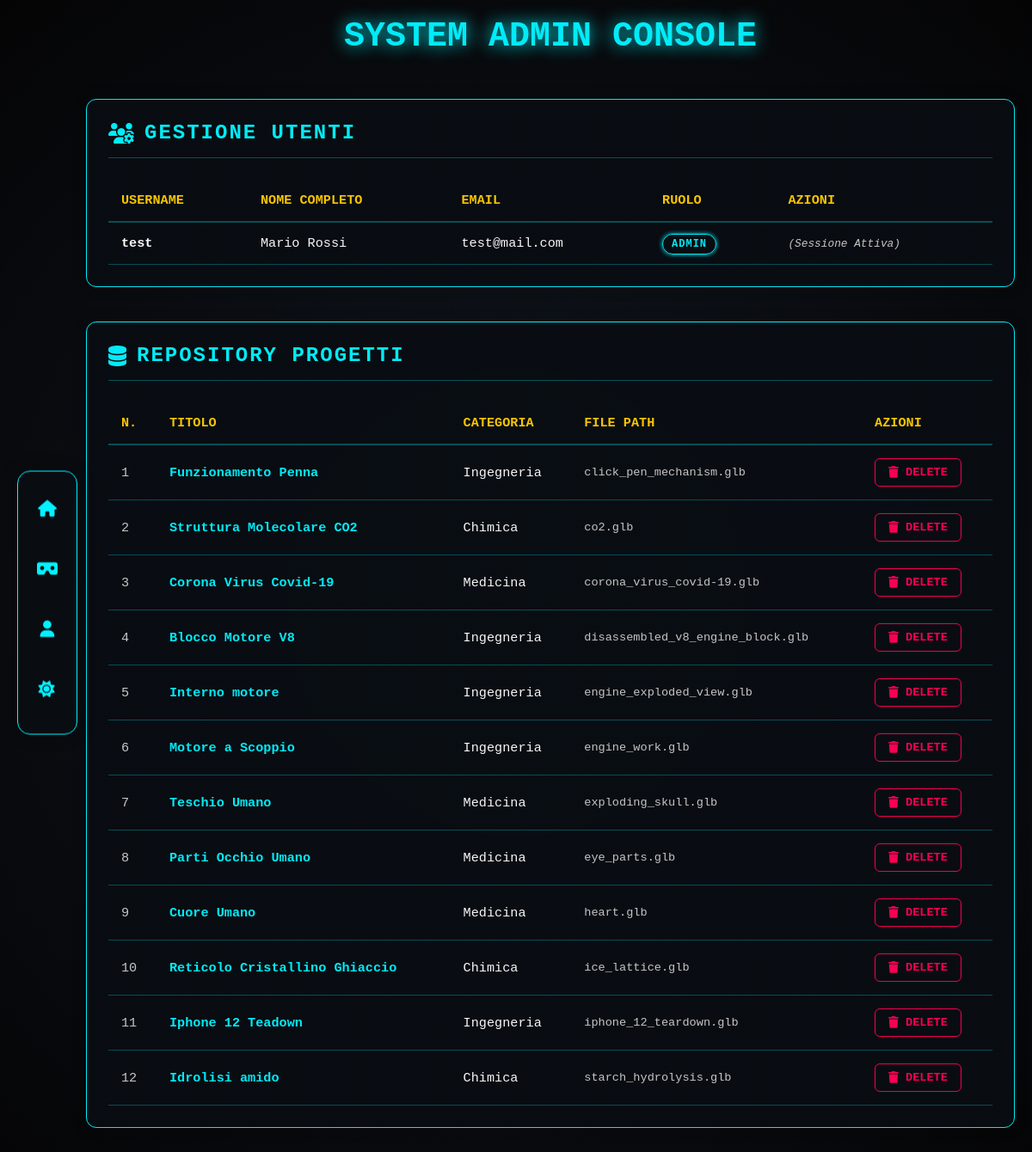
Screenshot of /login/admin.php (signed in) with the database file from the repository.
### tables this page shows
CREATE TABLE `utenti` (
  `Username` varchar(50) NOT NULL,
  `Nome` varchar(50) NOT NULL,
  `Cognome` varchar(50) NOT NULL,
  `Email` varchar(255) NOT NULL,
  `Password` varchar(255) NOT NULL,
  `Admin` tinyint(1) NOT NULL DEFAULT '0'
);

CREATE TABLE `gallary` (
  `title` varchar(100) NOT NULL,
  `category` varchar(50) NOT NULL,
  `path` varchar(100) NOT NULL
);

### login/admin.php (the view, shortened to what this page needs)
<?php
include '../login/conn.php';
include '../Image-Gallary/connect.php';
?>
<!DOCTYPE html>
<html lang="it">
<head>
    <link rel="stylesheet" href="https://cdnjs.cloudflare.com/ajax/libs/font-awesome/6.4.0/css/all.min.css">
    <link rel="stylesheet" href="./stile.css?v=<?php echo time(); ?>">
    <link rel="stylesheet" href="./admin.css">
</head>
<body>
    <div class="sidebar-nav">
        <a href="../Index.html" class="sidebar-btn" title="Home"><i class="fas fa-home icon"></i></a>
        <a href="../Image-Gallary/index.php" class="sidebar-btn" title="Upload"><i class="fas fa-vr-cardboard"></i></a>
        <a href="#" class="sidebar-btn" title="Profilo"><i class="fas fa-user icon"></i></a>
        <button onclick="toggleDarkMode()" class="sidebar-btn" title="Cambia Tema" id="theme-toggle" style="margin-bottom:10px;">
            <i id="theme-icon" class="fas fa-moon icon"></i>
        </button>
    </div>
    <div class="admin-container">
        <h1 style="color: var(--primary); text-align: center; margin-bottom: 50px; text-shadow: 0 0 20px var(--primary); font-size: 2.5rem;">
            SYSTEM ADMIN CONSOLE
        </h1>
        <div class="panel-section">
            <h2><i class="fa-solid fa-users-gear"></i> Gestione Utenti</h2>
            <table>
                <thead>
                    <tr>
                        <th>USERNAME</th>
                        <th>NOME COMPLETO</th>
                        <th>EMAIL</th>
                        <th>RUOLO</th>
                        <th>AZIONI</th>
                    </tr>
                </thead>
                <tbody>
                    <?php
                    $resultUsers = mysqli_query($conn, "SELECT * FROM utenti");
                    if($resultUsers):
                        while($u = mysqli_fetch_assoc($resultUsers)):
                    ?>
                    <tr>
                        <td style="font-weight: bold; color: var(--text-main);"><?php echo htmlspecialchars($u['Username']); ?></td>
                        <td><?php echo htmlspecialchars($u['Nome'] . " " . $u['Cognome']); ?></td>
                        <td><?php echo htmlspecialchars($u['Email']); ?></td>
                        <td>
                            <?php if($u['Admin'] == 1): ?>
                                <span class="badge admin">ADMIN</span>
                            <?php else: ?>
                                <span class="badge user">USER</span>
                            <?php endif; ?>
                        </td>
                        <td>
                            <?php if($u['Username'] === $_SESSION['username']): ?>
                                <span style="color: var(--text-sec); font-size: 0.8rem; font-style: italic;">(Sessione Attiva)</span>
                            <?php endif; ?>
                        </td>
                    </tr>
                    <?php endwhile; endif; ?>
                </tbody>
            </table>
        </div>
        <div class="panel-section">
            <h2><i class="fa-solid fa-database"></i> Repository Progetti</h2>
            <table>
                <thead>
                    <tr>
                        <th>N.</th> <th>TITOLO</th>
                        <th>CATEGORIA</th>
                        <th>FILE PATH</th>
                        <th>AZIONI</th>
                    </tr>
                </thead>
                <tbody>
                    <?php
                    $resultProjs = mysqli_query($connect, "SELECT * FROM gallary");
                    $counter = 1;
                    if($resultProjs):
                        while($p = mysqli_fetch_assoc($resultProjs)):
                    ?>
                    <tr>
                        <td style="color: var(--text-sec);"><?php echo $counter++; ?></td>
                        <td style="color: var(--primary); font-weight: bold;"><?php echo htmlspecialchars($p['title']); ?></td>
                        <td><?php echo htmlspecialchars($p['category']); ?></td>
                        <td style="font-family: monospace; color: var(--text-sec); font-size: 0.85rem;">
                            <?php echo htmlspecialchars($p['path']); ?>
                        </td>
                        <td>
                            <a href="admin.php?delete_project=<?php echo urlencode($p['path']); ?>"
                               class="btn-delete"
                               onclick="return confirm('ATTENZIONE: Eliminare il progetto?');">
                                <i class="fa-solid fa-trash"></i> DELETE
                            </a>
                        </td>
                    </tr>
                    <?php endwhile; endif; ?>
                </tbody>
            </table>
        </div>
    </div>
</body>
</html>

### login/stile.css (style rules this page uses)
:root { --bg-color: #050505; --bg-gradient: radial-gradient(circle at center, #111822 0%, #050505 100%); --primary: #00f3ff; --secondary: #ffcc00; --text-main: #ffffff; --text-sec: #cccccc; --card-bg: rgba(10, 14, 20, 0.95); --card-border: rgba(0, 243, 255, 0.3); --input-bg: rgba(0, 0, 0, 0.5); --shadow-color: rgba(0, 243, 255, 0.15); --scanline-opacity: 0.2; }
* { margin: 0; padding: 0; box-sizing: border-box; font-family: 'Courier New', Courier, monospace; }
body { display: flex; justify-content: center; align-items: center; min-height: 100vh; background: var(--bg-color); background-image: var(--bg-gradient); color: var(--text-main); transition: all 0.5s ease; overflow: hidden; }
body::before { content: " "; display: block; position: absolute; top: 0; left: 0; bottom: 0; right: 0; background: linear-gradient(rgba(18, 16, 16, 0) 50%, rgba(0, 0, 0, 0.25) 50%), linear-gradient(90deg, rgba(255, 0, 0, 0.06), rgba(0, 255, 0, 0.02), rgba(0, 0, 255, 0.06)); z-index: 1; background-size: 100% 2px, 3px 100%; pointer-events: none; opacity: var(--scanline-opacity); transition: opacity 0.5s; }
button { padding: 10px 25px; background: transparent; color: var(--primary); border: 1px solid var(--primary); font-size: 14px; font-weight: bold; cursor: pointer; text-transform: uppercase; letter-spacing: 2px; transition: 0.3s; }

### login/admin.css (style rules this page uses)
body { overflow-y: auto !important; padding-left: 100px; padding-top: 20px; padding-right: 20px; display: block; }
.admin-container { width: 100%; max-width: 1400px; margin: 0 auto; padding-bottom: 50px; }
.sidebar-nav { display: flex; flex-direction: column; background-color: var(--card-bg); border: 1px solid var(--primary); width: 70px; padding: 20px 0; align-items: center; justify-content: flex-start; border-radius: 15px; position: fixed; left: 20px; top: 50%; transform: translateY(-50%); z-index: 2000; gap: 25px; box-shadow: 0 0 20px rgba(0,0,0,0.3); backdrop-filter: blur(10px); }
.sidebar-btn { border: none; background: transparent; width: 45px; height: 45px; border-radius: 10px; display: flex; align-items: center; justify-content: center; color: var(--primary); cursor: pointer; text-decoration: none; transition: all 0.3s; font-size: 1.2rem; }
.panel-section { background: var(--card-bg); border: 1px solid var(--primary); border-radius: 12px; padding: 25px; margin-bottom: 40px; box-shadow: 0 0 20px rgba(0,0,0,0.1); backdrop-filter: blur(10px); transition: 0.3s; }
h2 { color: var(--primary); border-bottom: 1px solid var(--card-border); padding-bottom: 15px; margin-bottom: 25px; text-transform: uppercase; letter-spacing: 2px; display: flex; align-items: center; gap: 10px; }
table { width: 100%; border-collapse: collapse; color: var(--text-main); font-size: 0.95rem; }
th { text-align: left; padding: 15px; color: var(--secondary); border-bottom: 2px solid var(--card-border); font-weight: bold; }
td { padding: 15px; border-bottom: 1px solid var(--card-border); vertical-align: middle; }
.btn-delete { background: transparent; border: 1px solid #ff0055; color: #ff0055; padding: 8px 15px; border-radius: 6px; cursor: pointer; font-size: 0.85rem; text-decoration: none; display: inline-flex; align-items: center; gap: 8px; transition: 0.3s; font-weight: bold; }
.badge { padding: 4px 10px; border-radius: 20px; font-size: 0.75rem; font-weight: bold; border: 1px solid; letter-spacing: 1px; }
.badge.admin { color: var(--primary); border-color: var(--primary); box-shadow: 0 0 5px var(--primary); }

### rows the page displays
utenti: Username "test", Nome+Cognome "Mario Rossi", Email "test@mail.com", Admin "ADMIN", shows "(Sessione Attiva)"
gallary: title "Funzionamento Penna", category "Ingegneria", path "click_pen_mechanism.glb"
gallary: title "Struttura Molecolare CO2", category "Chimica", path "co2.glb"
gallary: title "Corona Virus Covid-19", category "Medicina", path "corona_virus_covid-19.glb"
gallary: title "Blocco Motore V8", category "Ingegneria", path "disassembled_v8_engine_block.glb"
gallary: title "Interno motore", category "Ingegneria", path "engine_exploded_view.glb"
gallary: title "Motore a Scoppio", category "Ingegneria", path "engine_work.glb"
gallary: title "Teschio Umano", category "Medicina", path "exploding_skull.glb"
gallary: title "Parti Occhio Umano", category "Medicina", path "eye_parts.glb"
gallary: title "Cuore Umano", category "Medicina", path "heart.glb"
gallary: title "Reticolo Cristallino Ghiaccio", category "Chimica", path "ice_lattice.glb"
gallary: title "Iphone 12 Teadown", category "Ingegneria", path "iphone_12_teardown.glb"
gallary: title "Idrolisi amido", category "Chimica", path "starch_hydrolysis.glb"
